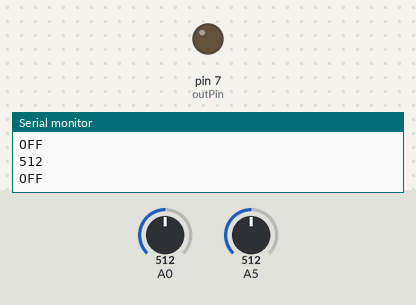
Simulated run of this sketch. Board: Arduino Uno, built with avr-gcc and run on an emulated ATmega328P. Shown: output pins drawn as LEDs (lit = HIGH), the last lines printed to the serial monitor. Inputs (shaded band) come from the test bench; at power-on: A0 = 512, A5 = 512.

Above: at 1.2 s.
1.3 s: A0 set to 489
At 2.5 s:
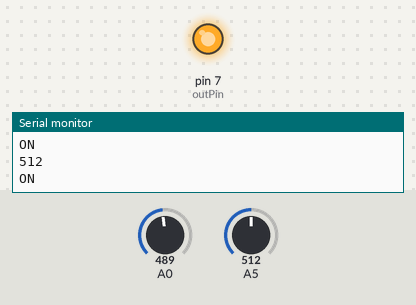
2.8 s: A0 set to 510
At 3.6 s:
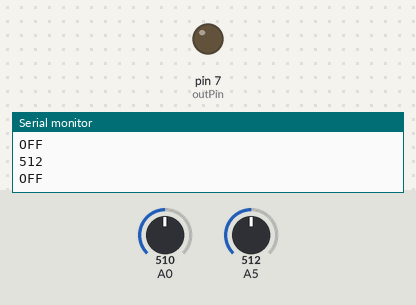
4.3 s: A0 set to 490
At 4.7 s:
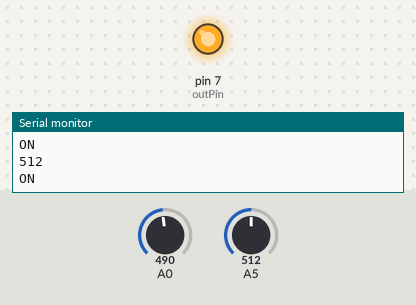
Timing chart, 0 to 7.3 s (numbered marks = the images above; inputs shaded):
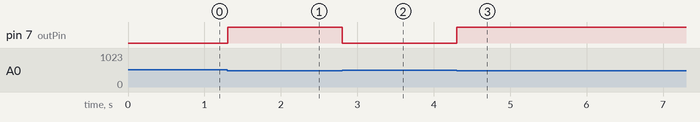

Measured:
- the behaviour switches between 501 and 500 on A0 (found by bisection; images 0 and 1)
- after the input at 1.3 s, pin 7 (outPin): LOW → HIGH at once
- after the input at 2.8 s, pin 7 (outPin): HIGH → LOW at once
- after the input at 4.3 s, pin 7 (outPin): LOW → HIGH at once

The sketch:

FSR.ino
```cpp
//have to do small tests to test this
int threshold = 500;
int outPin = 7;

void setup() {
  // put your setup code here, to run once:
  pinMode(outPin, OUTPUT);
  Serial.begin(9600);
}

void loop() {
  // put your main code here, to run repeatedly:
  if(analogRead(0) > threshold) {
    digitalWrite(outPin, LOW);
    Serial.println("OFF");
  }
  else  {
    digitalWrite(outPin, HIGH);
    Serial.println("ON");
  }

  Serial.println(analogRead(5));

  //Serial.println(analogRead(0));
}
```
